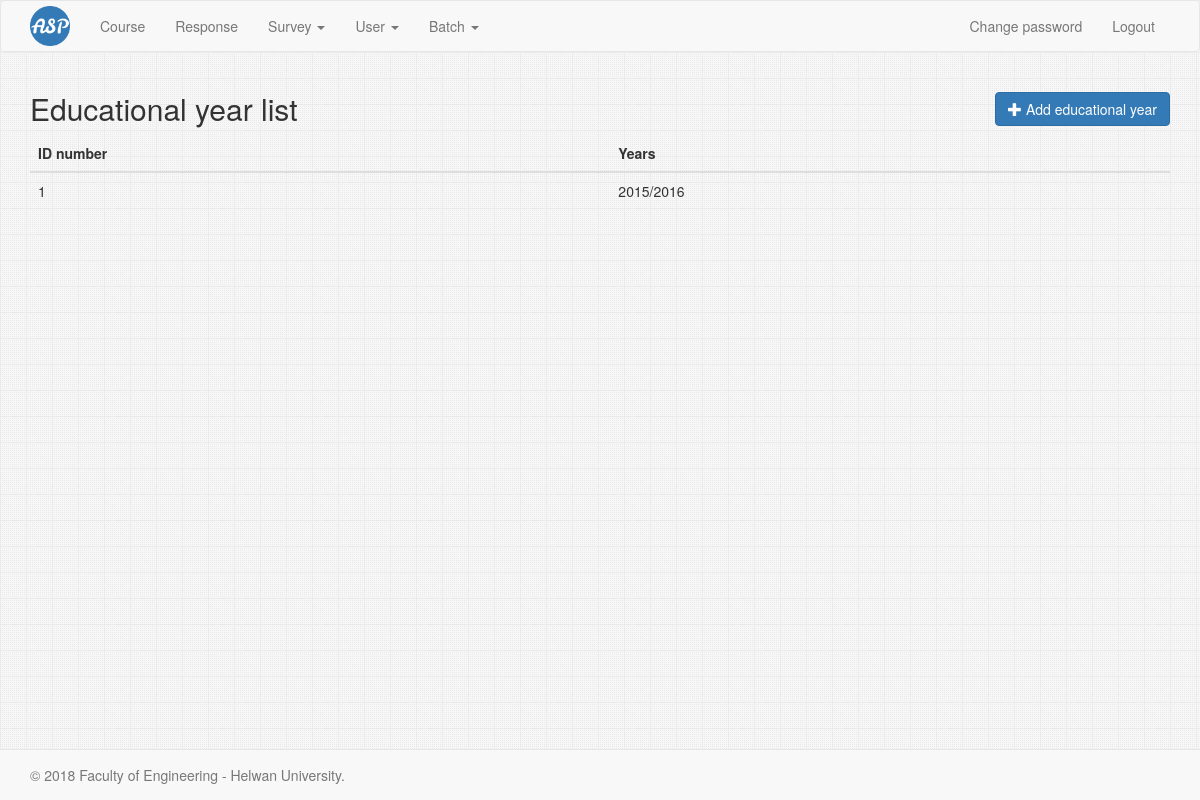
Page /educational_year/list (signed in) on the committed database.
### EducationalYear/models.py (models this page shows, shortened)
class EducationalYear(models.Model):
    start_year = models.PositiveSmallIntegerField()
    end_year = models.PositiveSmallIntegerField()
    class Meta:
        unique_together = (
            'start_year',
            'end_year',
        )

### EducationalYear/views.py (the view)
@method_decorator([login_required, admin_required], name='dispatch')
class EducationalYearList(ListView):
    model = EducationalYear
    template_name = 'EducationalYear/educational_year_list.html'

### EducationalYear/templates/EducationalYear/educational_year_list.html (shortened to what this page needs)
{% extends 'base.html' %}
{% block content %}
    <h2>
        Educational year list
        <a href="{% url 'educational_year:create' %}" class="btn btn-primary pull-right">
            <span class="glyphicon glyphicon-plus"></span> Add educational year
        </a>
    </h2>
    <table class="table table-hover">
        <thead>
        <tr>
            <th>ID number</th>
            <th>Years</th>
        </tr>
        </thead>
        <tbody data-link="row" class="rowlink">
        {% for educational_year in educationalyear_list %}
            <tr>
                <td><a href="{% url 'educational_year:read' educational_year.id %}">{{ educational_year.id }}</a></td>
                <td>{{ educational_year.start_year }}/{{ educational_year.end_year }}</td>
            </tr>
        {% empty %}
            <tr>
                <td colspan="6" class="text-center">No result</td>
            </tr>
        {% endfor %}
        </tbody>
    </table>
{% endblock %}

### common-static/css/main.css (style rules this page uses)
html { position: relative; min-height: 100%; }
body { margin-bottom: 60px; }

### rows in the picture
EducationalYear: id "1", start_year "2015", end_year "2016"
